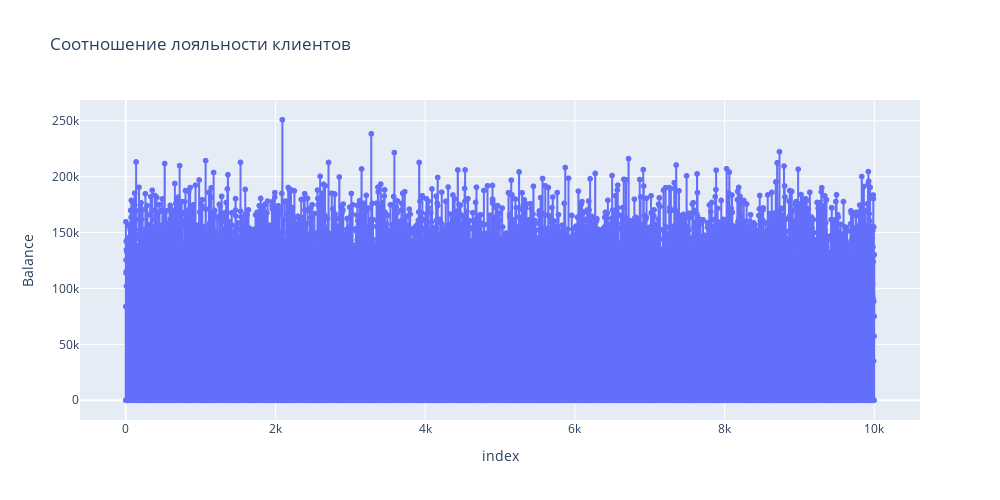

Notebook code for this chart:
### Markdown cell above
9.2. Постройте график, показывающий распределение баланса пользователей, у которых на счету больше 2 500 долларов. Опишите распределение и сделайте выводы.

### Code cell
fig2 = px.line(
    churn_data, #датафрейм
    y="Balance", #ось x
    text = 'Balance', #текст на столбцах
    orientation='h', #ориентация графика
    height=500, #высота
    width=1000, #ширина
    title='Соотношение лояльности клиентов' #заголовок
)

#отображаем его
fig2.show()

### Figure 1 — Plotly figure (JSON) as saved in the notebook; plotly's stock layout.template omitted (floating-point values rounded to 4 significant figures; data arrays with more than 128 entries replaced by an {"elided": "..."} marker saying what was removed)
{"data": [{"hovertemplate": "index=%{x}<br>Balance=%{text}<extra></extra>", "legendgroup": "", "line": {"color": "#636efa", "dash": "solid"}, "marker": {"symbol": "circle"}, "mode": "markers+text+lines", "name": "", "showlegend": false, "text": {"elided": "10000 float values"}, "type": "scattergl", "x": {"elided": "10000 int values"}, "xaxis": "x", "y": {"elided": "10000 float values"}, "yaxis": "y"}], "layout": {"height": 500, "legend": {"tracegroupgap": 0}, "title": {"text": "Соотношение лояльности клиентов"}, "width": 1000, "xaxis": {"anchor": "y", "domain": [0, 1], "title": {"text": "index"}}, "yaxis": {"anchor": "x", "domain": [0, 1], "title": {"text": "Balance"}}}}
